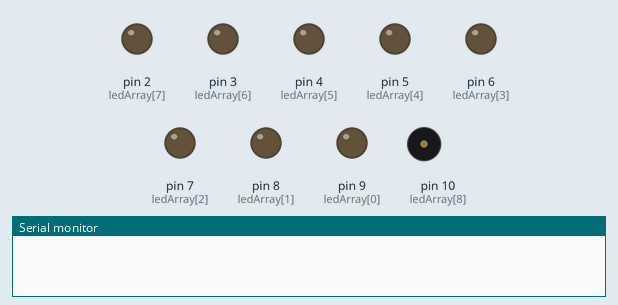
The sketch below on a simulated Arduino Uno, built with avr-gcc and run on an emulated ATmega328P. On the bench: output pins drawn as LEDs (lit = HIGH), buzzer (waves = sounding), the last lines printed to the serial monitor. Pins used as bus, display or sensor lines are not drawn.

Above: at 2.5 s.
At 12.5 s:
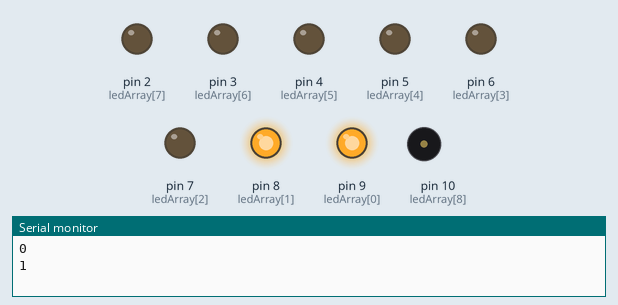
At 17.5 s:
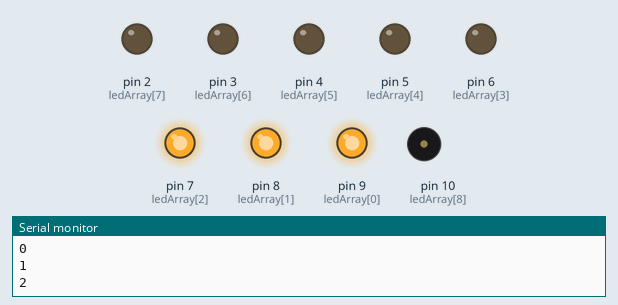
At 27.5 s:
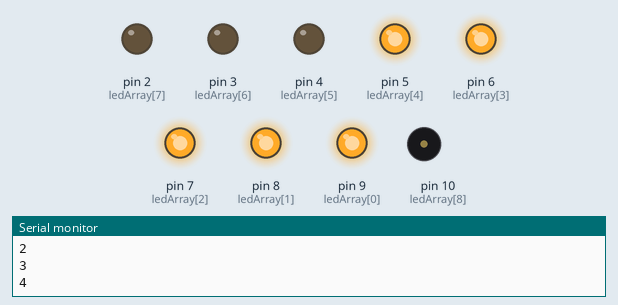
At 37.5 s:
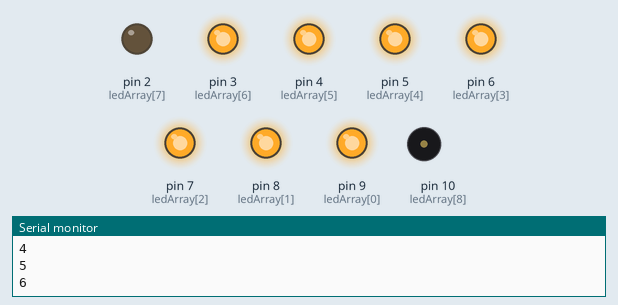
At 52.5 s:
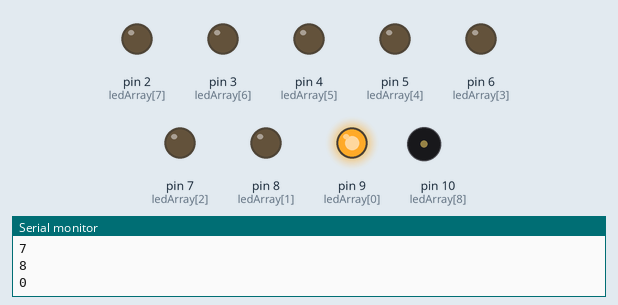
Timing chart, 0 to 58.5 s (numbered marks = the images above):
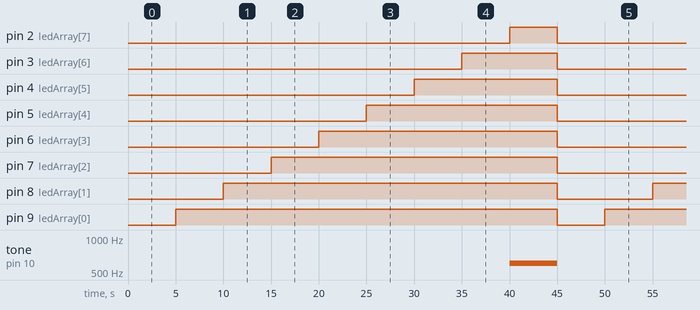

Measured:
- by itself, pin 2 (ledArray[7]): alternates HIGH for 5.0 s and LOW for 40.0 s
- by itself, pin 3 (ledArray[6]): alternates HIGH for 10.0 s and LOW for 35.0 s
- by itself, pin 4 (ledArray[5]): alternates HIGH for 15.0 s and LOW for 30.0 s
- by itself, pin 5 (ledArray[4]): alternates HIGH for 20.0 s and LOW for 25.0 s
- by itself, pin 6 (ledArray[3]): alternates HIGH for 25.0 s and LOW for 20.0 s
- by itself, pin 7 (ledArray[2]): alternates HIGH for 30.0 s and LOW for 15.0 s
- by itself, pin 8 (ledArray[1]): alternates HIGH for 35.0 s and LOW for 10.0 s
- by itself, pin 9 (ledArray[0]): alternates HIGH for 40.0 s and LOW for 5.0 s

The sketch:

In_Class_QUiz.ino
```cpp
int ledArray[] = {9, 8, 7, 6, 5, 4, 3, 2, 10};
int count = 0;
int timer = 5000;

void setup() {
for (count = 0; count <= 8; count++) {
  pinMode(ledArray[count], OUTPUT);
  Serial.begin(9600);
}
}

void loop() {
for (count = 0; count <= 8; count++) {
delay(timer);
digitalWrite(ledArray[count], HIGH);
Serial.println(count);
if(count == 7) {
tone(ledArray[8], 600);
}

}
noTone(ledArray[8]);

for (count = 8; count >= 0; count--) {
digitalWrite(ledArray[count], LOW);
}
}
```
